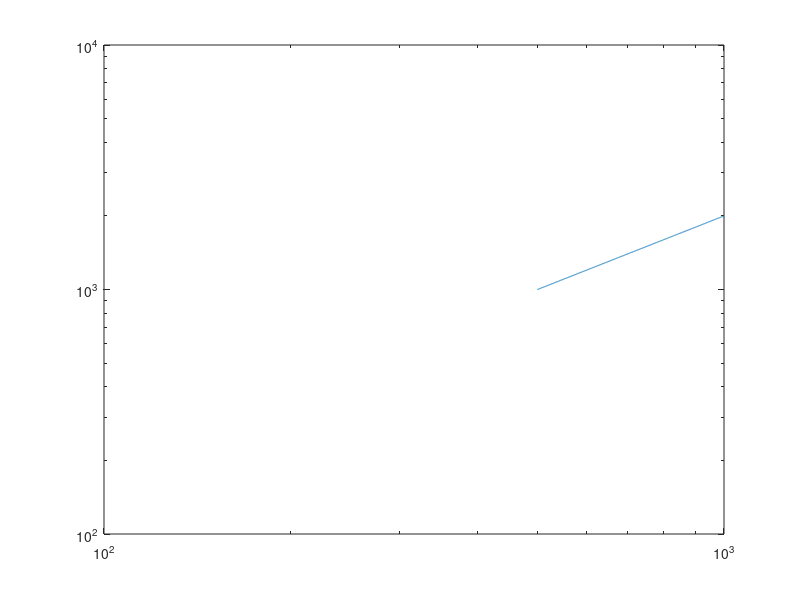

This figure's MATLAB source:

clear all;close all;clc
n = 1000;
A = rand(n);
b = rand(n,1);
tic
x = A\b;
backslashtime = toc 

X = linspace(1000,500,4000);
Y = 2*X - 0.3;
loglog(X,Y)